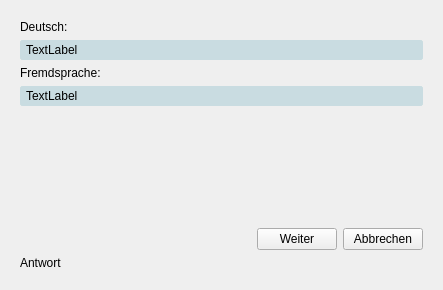
<?xml version="1.0" encoding="UTF-8"?>
<ui version="4.0">
 <class>Trainingsfenster</class>
 <widget class="QDialog" name="Trainingsfenster">
  <property name="geometry">
   <rect>
    <x>0</x>
    <y>0</y>
    <width>443</width>
    <height>290</height>
   </rect>
  </property>
  <property name="windowTitle">
   <string>Dialog</string>
  </property>
  <property name="layoutDirection">
   <enum>Qt::LeftToRight</enum>
  </property>
  <property name="sizeGripEnabled">
   <bool>false</bool>
  </property>
  <layout class="QVBoxLayout" name="verticalLayout_3">
   <item>
    <widget class="QStackedWidget" name="stackedWidget">
     <property name="currentIndex">
      <number>1</number>
     </property>
     <widget class="QWidget" name="frage_page">
      <layout class="QVBoxLayout" name="verticalLayout">
       <item>
        <widget class="QLabel" name="f_lbl_deutsch_beschreibung">
         <property name="text">
          <string>Deutsch:</string>
         </property>
        </widget>
       </item>
       <item>
        <widget class="QLabel" name="f_lbl_deutsch_wort">
         <property name="styleSheet">
          <string notr="true">background-color: rgb(201, 220, 225);
border: 3px solid;
border-radius: 3px;
border-color: rgb(201, 220, 225);</string>
         </property>
         <property name="text">
          <string>TextLabel</string>
         </property>
        </widget>
       </item>
       <item>
        <widget class="QLabel" name="f_lbl_fremdsprache">
         <property name="text">
          <string>Fremdsprache:</string>
         </property>
        </widget>
       </item>
       <item>
        <widget class="QLineEdit" name="f_txt_fremdsprache">
         <property name="cursorMoveStyle">
          <enum>Qt::LogicalMoveStyle</enum>
         </property>
        </widget>
       </item>
       <item>
        <spacer name="verticalSpacer">
         <property name="orientation">
          <enum>Qt::Vertical</enum>
         </property>
         <property name="sizeHint" stdset="0">
          <size>
           <width>20</width>
           <height>40</height>
          </size>
         </property>
        </spacer>
       </item>
       <item>
        <layout class="QHBoxLayout" name="horizontalLayout">
         <item>
          <spacer name="horizontalSpacer">
           <property name="orientation">
            <enum>Qt::Horizontal</enum>
           </property>
           <property name="sizeHint" stdset="0">
            <size>
             <width>40</width>
             <height>20</height>
            </size>
           </property>
          </spacer>
         </item>
         <item>
          <widget class="QPushButton" name="f_cmd_pruefen">
           <property name="text">
            <string>Prüfen</string>
           </property>
          </widget>
         </item>
         <item>
          <widget class="QPushButton" name="f_cmd_abbrechen">
           <property name="text">
            <string>Abbrechen</string>
           </property>
          </widget>
         </item>
        </layout>
       </item>
       <item>
        <widget class="QLabel" name="label">
         <property name="text">
          <string>Frage</string>
         </property>
        </widget>
       </item>
      </layout>
     </widget>
     <widget class="QWidget" name="page_2">
      <layout class="QVBoxLayout" name="verticalLayout_2">
       <item>
        <widget class="QLabel" name="a_lbl_deutsch_beschreibung">
         <property name="text">
          <string>Deutsch:</string>
         </property>
        </widget>
       </item>
       <item>
        <widget class="QLabel" name="a_lbl_deutsch_wort">
         <property name="styleSheet">
          <string notr="true">background-color: rgb(201, 220, 225);
border: 3px solid;
border-radius: 3px;
border-color: rgb(201, 220, 225);</string>
         </property>
         <property name="text">
          <string>TextLabel</string>
         </property>
        </widget>
       </item>
       <item>
        <widget class="QLabel" name="a_lbl_fremdsprache_beschreibung">
         <property name="text">
          <string>Fremdsprache:</string>
         </property>
        </widget>
       </item>
       <item>
        <widget class="QLabel" name="a_lbl_fremdsprache_wort">
         <property name="styleSheet">
          <string notr="true">background-color: rgb(201, 220, 225);
border: 3px solid;
border-radius: 3px;
border-color: rgb(201, 220, 225);</string>
         </property>
         <property name="text">
          <string>TextLabel</string>
         </property>
        </widget>
       </item>
       <item>
        <spacer name="verticalSpacer_2">
         <property name="orientation">
          <enum>Qt::Vertical</enum>
         </property>
         <property name="sizeHint" stdset="0">
          <size>
           <width>20</width>
           <height>40</height>
          </size>
         </property>
        </spacer>
       </item>
       <item>
        <layout class="QHBoxLayout" name="horizontalLayout_2">
         <item>
          <spacer name="horizontalSpacer_2">
           <property name="orientation">
            <enum>Qt::Horizontal</enum>
           </property>
           <property name="sizeHint" stdset="0">
            <size>
             <width>40</width>
             <height>20</height>
            </size>
           </property>
          </spacer>
         </item>
         <item>
          <widget class="QPushButton" name="a_cmd_weiter">
           <property name="text">
            <string>Weiter</string>
           </property>
          </widget>
         </item>
         <item>
          <widget class="QPushButton" name="a_cmd_abbrechen">
           <property name="text">
            <string>Abbrechen</string>
           </property>
          </widget>
         </item>
        </layout>
       </item>
       <item>
        <widget class="QLabel" name="label_2">
         <property name="text">
          <string>Antwort</string>
         </property>
        </widget>
       </item>
      </layout>
     </widget>
    </widget>
   </item>
  </layout>
 </widget>
 <resources/>
 <connections/>
</ui>
